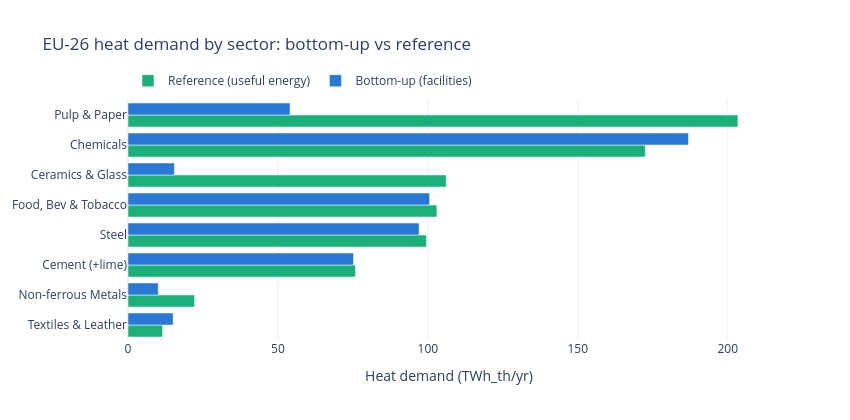

Here is the notebook cell this chart was saved with:
### Markdown cell above
## EU totals by sector — and how this reference differs from the Eurostat top-down

> **Scope note — this table is EU-26 (GBR excluded).** GBR has no per-country
> reference file, so its facilities are dropped here (`fac.dropna(subset=["cc"])`,
> ~34 TWh of facility heat). The sector cross-check in `analyze_heat_demand.ipynb`
> is **EU-27 and includes GBR**, so its bottom-up sector totals run higher —
> **Steel 138.7 TWh here vs 145.4 TWh there (+6.7 GBR)** and **Cement (+lime)
> 123.6 vs 128.7 (+5.0 GBR)**. The offset is GBR coverage, not a methodology
> change. (Reference basis also differs — per-country files summed here vs the
> aggregate EU27 file there — but for these sectors the reference matches, e.g.
> steel 99.5 TWh in both.)

### Code cell
sec = cmp.groupby("sector")[["bottom_up_twh", "reference_twh"]].sum()
sec["eu27_file_twh"] = eu27
sec["coverage_pct"] = (100 * sec.bottom_up_twh / sec.reference_twh).round(1)
s = sec.sort_values("reference_twh").reset_index()
fig = go.Figure()
fig.add_bar(y=s["sector"], x=s["reference_twh"], name="Reference (useful energy)",
            orientation="h", marker_color=C_AQUA,
            hovertemplate="%{y}: %{x:.0f} TWh<extra></extra>")
fig.add_bar(y=s["sector"], x=s["bottom_up_twh"], name="Bottom-up (facilities)",
            orientation="h", marker_color=C_BLUE,
            hovertemplate="%{y}: %{x:.0f} TWh<extra></extra>")
fig.update_layout(title="EU-26 heat demand by sector: bottom-up vs reference",
                  barmode="group", template="plotly_white", height=420, width=850,
                  xaxis_title="Heat demand (TWh_th/yr)",
                  legend=dict(orientation="h", yanchor="bottom", y=1.02, x=0))
fig.show()
sec.round(1)

### Figure 1 — Plotly figure (JSON) as saved in the notebook; plotly's stock layout.template omitted (floating-point values rounded to 4 significant figures)
{"data": [{"hovertemplate": "%{y}: %{x:.0f} TWh<extra></extra>", "marker": {"color": "#1baf7a"}, "name": "Reference (useful energy)", "orientation": "h", "type": "bar", "x": [11.52, 22.2, 75.85, 99.52, 103.0, 106.1, 172.5, 203.4], "y": ["Textiles & Leather", "Non-ferrous Metals", "Cement (+lime)", "Steel", "Food, Bev & Tobacco", "Ceramics & Glass", "Chemicals", "Pulp & Paper"]}, {"hovertemplate": "%{y}: %{x:.0f} TWh<extra></extra>", "marker": {"color": "#2a78d6"}, "name": "Bottom-up (facilities)", "orientation": "h", "type": "bar", "x": [15.05, 10.1, 75.2, 97.08, 100.6, 15.47, 186.9, 54.05], "y": ["Textiles & Leather", "Non-ferrous Metals", "Cement (+lime)", "Steel", "Food, Bev & Tobacco", "Ceramics & Glass", "Chemicals", "Pulp & Paper"]}], "layout": {"barmode": "group", "height": 420, "legend": {"orientation": "h", "x": 0, "y": 1.02, "yanchor": "bottom"}, "title": {"text": "EU-26 heat demand by sector: bottom-up vs reference"}, "width": 850, "xaxis": {"title": {"text": "Heat demand (TWh_th/yr)"}}}}
